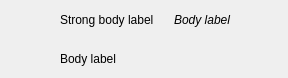
<?xml version="1.0" encoding="UTF-8"?>
<ui version="4.0">
 <class>RequestItem</class>
 <widget class="QWidget" name="RequestItem">
  <property name="geometry">
   <rect>
    <x>0</x>
    <y>0</y>
    <width>288</width>
    <height>78</height>
   </rect>
  </property>
  <property name="minimumSize">
   <size>
    <width>288</width>
    <height>78</height>
   </size>
  </property>
  <property name="maximumSize">
   <size>
    <width>16777215</width>
    <height>78</height>
   </size>
  </property>
  <property name="windowTitle">
   <string>Form</string>
  </property>
  <layout class="QHBoxLayout" name="horizontalLayout_2">
   <property name="spacing">
    <number>0</number>
   </property>
   <property name="leftMargin">
    <number>0</number>
   </property>
   <property name="topMargin">
    <number>0</number>
   </property>
   <property name="rightMargin">
    <number>0</number>
   </property>
   <property name="bottomMargin">
    <number>0</number>
   </property>
   <item>
    <widget class="ImageLabel" name="avatar">
     <property name="minimumSize">
      <size>
       <width>60</width>
       <height>60</height>
      </size>
     </property>
     <property name="maximumSize">
      <size>
       <width>60</width>
       <height>60</height>
      </size>
     </property>
    </widget>
   </item>
   <item>
    <layout class="QVBoxLayout" name="verticalLayout">
     <item>
      <layout class="QHBoxLayout" name="horizontalLayout">
       <item>
        <widget class="StrongBodyLabel" name="lb_nickname">
         <property name="text">
          <string>Strong body label</string>
         </property>
        </widget>
       </item>
       <item>
        <widget class="BodyLabel" name="lb_username">
         <property name="font">
          <font>
           <family>Segoe UI</family>
           <italic>true</italic>
           <bold>false</bold>
          </font>
         </property>
         <property name="text">
          <string>Body label</string>
         </property>
        </widget>
       </item>
      </layout>
     </item>
     <item>
      <widget class="BodyLabel" name="lb_body">
       <property name="text">
        <string>Body label</string>
       </property>
      </widget>
     </item>
    </layout>
   </item>
  </layout>
 </widget>
 <customwidgets>
  <customwidget>
   <class>BodyLabel</class>
   <extends>QLabel</extends>
   <header>qfluentwidgets</header>
  </customwidget>
  <customwidget>
   <class>StrongBodyLabel</class>
   <extends>QLabel</extends>
   <header>qfluentwidgets</header>
  </customwidget>
  <customwidget>
   <class>ImageLabel</class>
   <extends>QLabel</extends>
   <header>qfluentwidgets</header>
  </customwidget>
 </customwidgets>
 <resources/>
 <connections/>
</ui>
